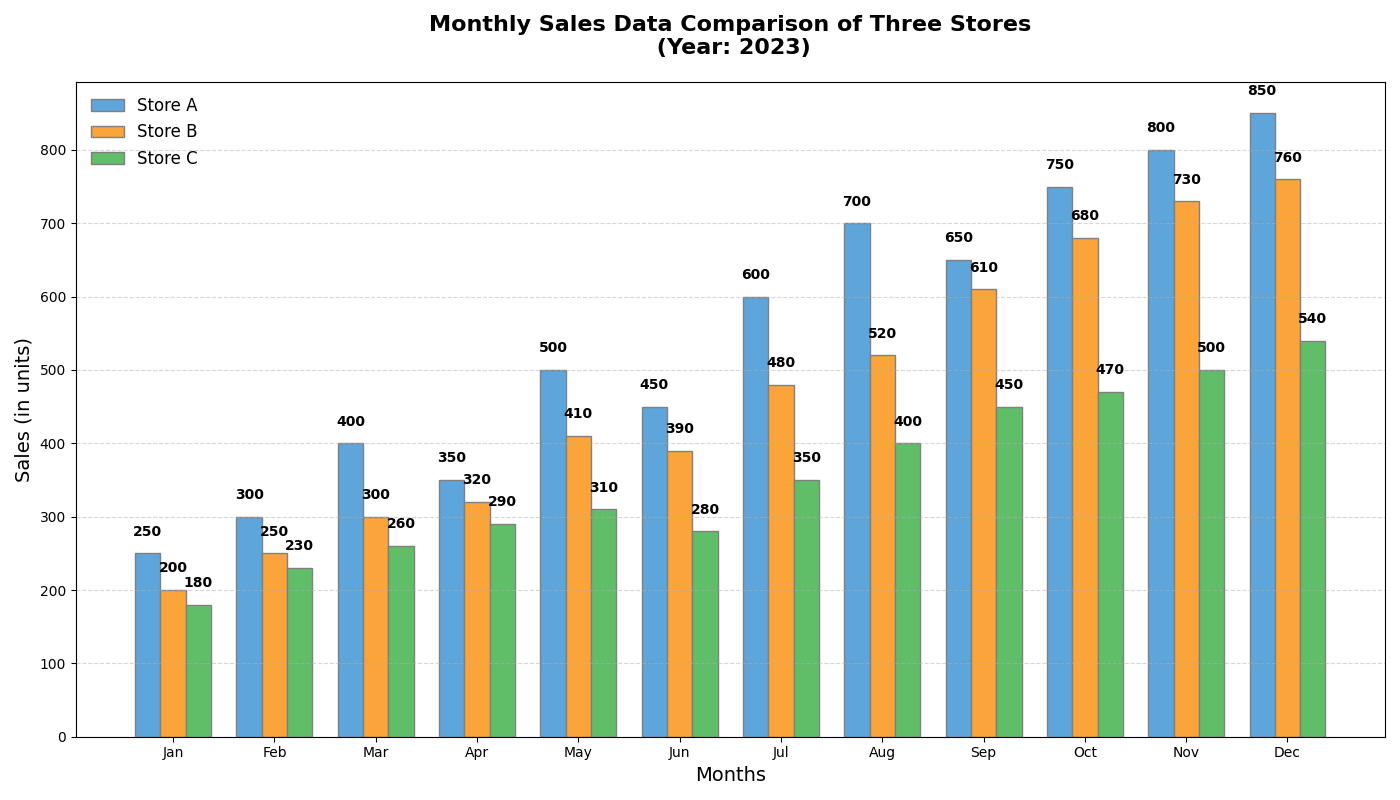

This chart was generated by the following Python code:
import numpy as np
import matplotlib.pyplot as plt

# Backstory: Monthly Sales Data Comparison
# We are analyzing the monthly sales data for three different stores over a year to compare their performances.

# Define the months and sales data
months = [
    'Jan', 'Feb', 'Mar', 'Apr', 'May', 'Jun',
    'Jul', 'Aug', 'Sep', 'Oct', 'Nov', 'Dec'
]

store_a_sales = [250, 300, 400, 350, 500, 450, 600, 700, 650, 750, 800, 850]
store_b_sales = [200, 250, 300, 320, 410, 390, 480, 520, 610, 680, 730, 760]
store_c_sales = [180, 230, 260, 290, 310, 280, 350, 400, 450, 470, 500, 540]

# Create the figure and axis
fig, ax = plt.subplots(figsize=(14, 8))

# Bar width
bar_width = 0.25

# Set the positions of the bars on the x-axis
r1 = np.arange(len(months))
r2 = [x + bar_width for x in r1]
r3 = [x + bar_width for x in r2]

# Create bar plots for each store
bars1 = ax.bar(r1, store_a_sales, color='#5DA5DA', width=bar_width, edgecolor='grey', label='Store A')
bars2 = ax.bar(r2, store_b_sales, color='#FAA43A', width=bar_width, edgecolor='grey', label='Store B')
bars3 = ax.bar(r3, store_c_sales, color='#60BD68', width=bar_width, edgecolor='grey', label='Store C')

# Adding the values on top of bars
for bars in [bars1, bars2, bars3]:
    for bar in bars:
        yval = bar.get_height()
        ax.text(bar.get_x() + bar.get_width()/2, yval + 20, f'{yval}', ha='center', va='bottom', fontsize=10, fontweight='bold', color='black')

# Adding general plot customizations
ax.set_title('Monthly Sales Data Comparison of Three Stores\n (Year: 2023)', fontsize=16, weight='bold', pad=20)
ax.set_xlabel('Months', fontsize=14)
ax.set_ylabel('Sales (in units)', fontsize=14)
ax.set_xticks([r + bar_width for r in range(len(months))])
ax.set_xticklabels(months)
ax.grid(True, axis='y', linestyle='--', alpha=0.5)

# Add a legend
ax.legend(loc='upper left', bbox_to_anchor=(0.0, 1.0), fontsize=12, frameon=False)

# Automatically adjust subplot params to give specified padding and prevent overlap
plt.tight_layout()

# Display the plot
plt.show()
